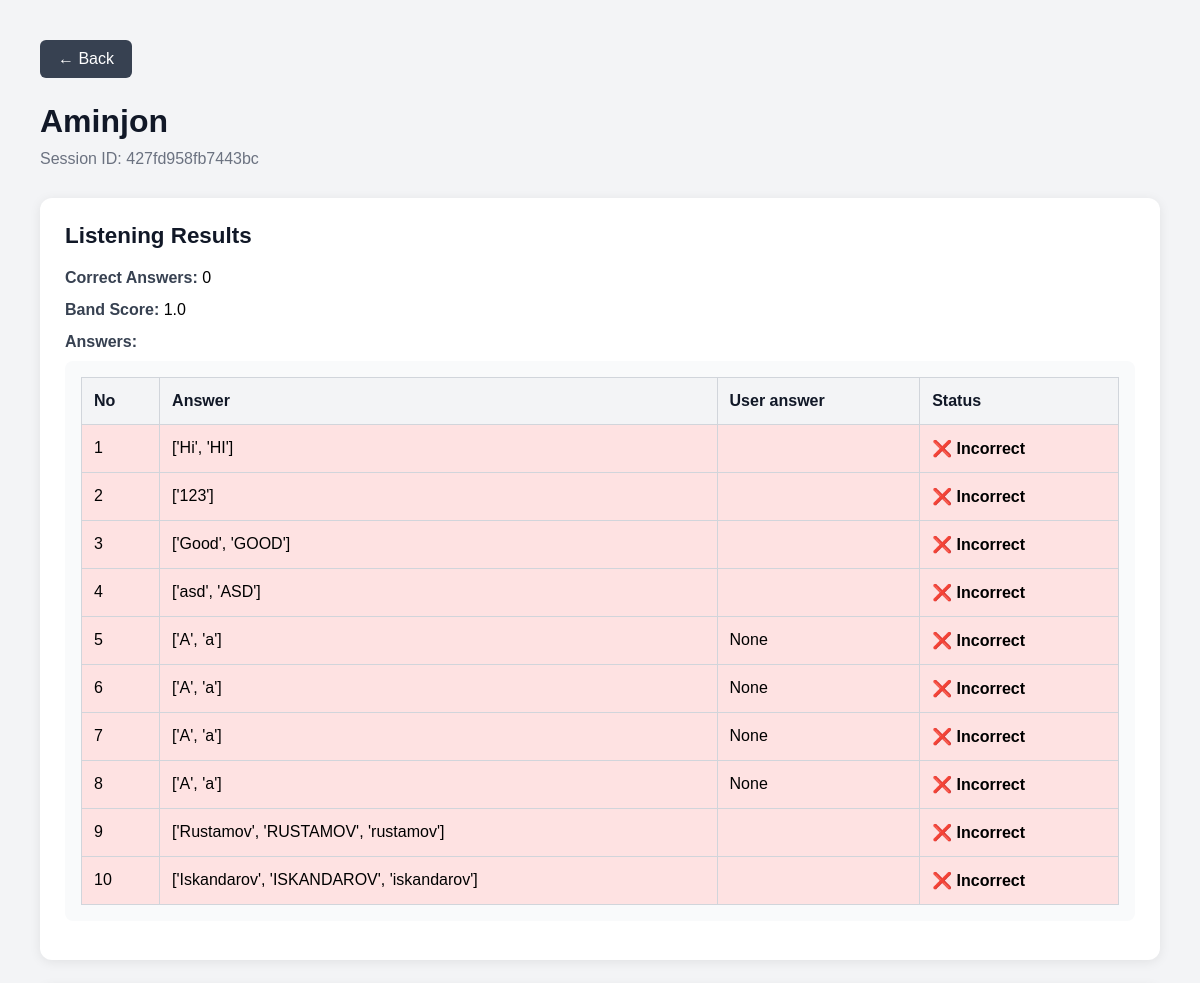
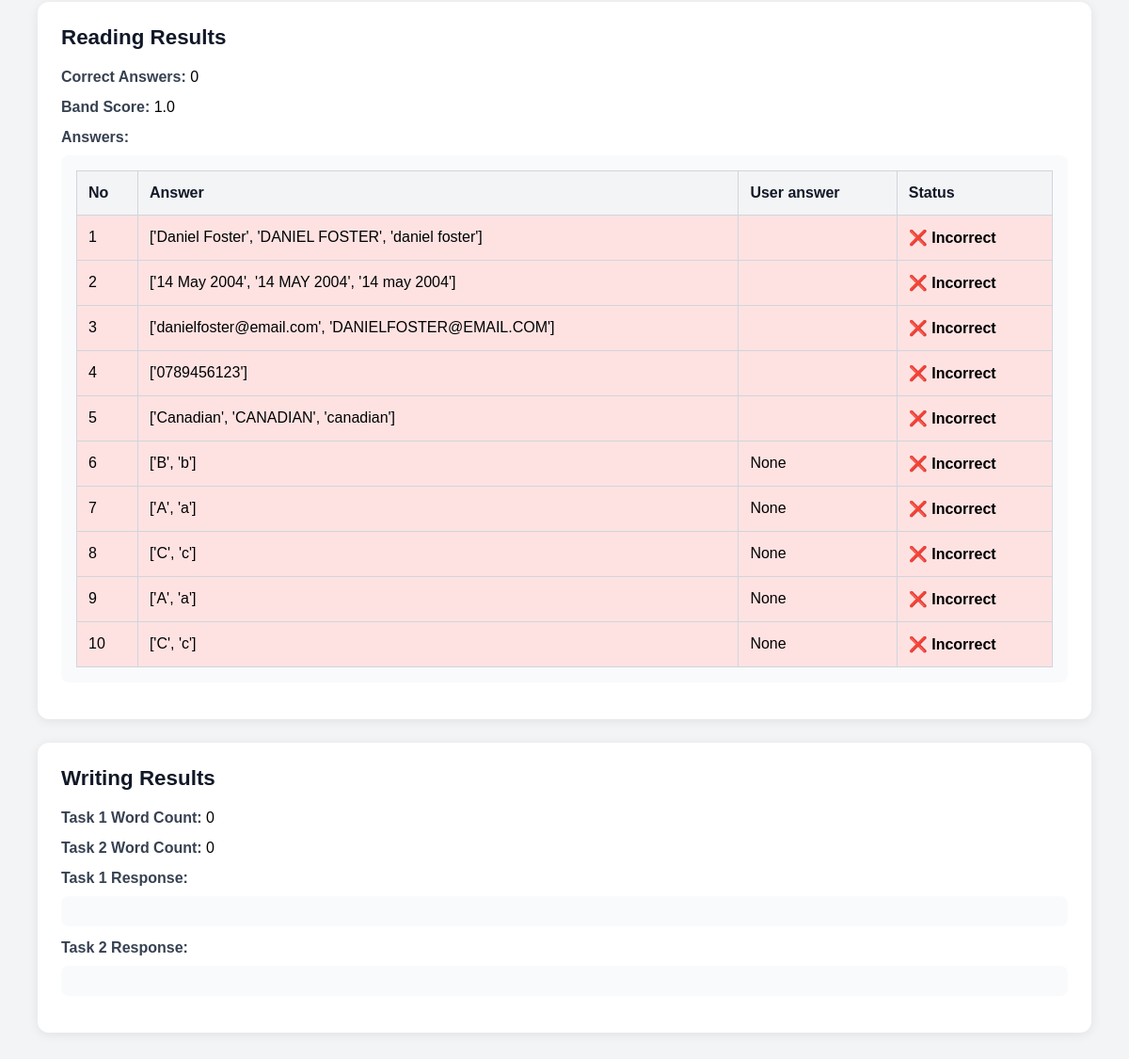
The page /results/student/427fd958fb7443bc/ on the database its author committed (2 pictures, top to bottom).
### core/models.py (models this page shows)
class ResultsTable(models.Model):
    exam_session = models.ForeignKey(           # ← new
        ExamSession,
        on_delete=models.SET_NULL,
        null=True, blank=True,
        related_name='results'
    )
    session_id = models.CharField(max_length=50, primary_key=True, unique=True)
    username = models.CharField(max_length=100)
    session_date = models.DateTimeField(auto_now_add=True)

class ListeningResults(models.Model):
    session = models.OneToOneField(
        'ResultsTable',
        on_delete=models.CASCADE,
        primary_key=True
        )
    test = models.ForeignKey(
        'ListeningTest',
        on_delete=models.SET_NULL,
        null=True,
        blank=True
        )
    listening_row_answers = models.JSONField()
    listening_correct_count = models.IntegerField()
    listening_mark = models.DecimalField(max_digits=2, decimal_places=1)

class ReadingResults(models.Model):
    session = models.OneToOneField('ResultsTable', on_delete=models.CASCADE, primary_key=True)
    test = models.ForeignKey('ReadingTest', on_delete=models.SET_NULL, null=True)
    reading_row_answers = models.JSONField()
    reading_correct_count = models.IntegerField()
    reading_mark = models.DecimalField(max_digits=2, decimal_places=1)

class WritingResults(models.Model):
    session = models.OneToOneField(
        'ResultsTable',
        on_delete=models.CASCADE,
        primary_key=True
        )
    test_id = models.CharField(max_length=50)
    task1_text = models.TextField()
    task2_text = models.TextField()
    task1_word_count = models.CharField()
    task2_word_count = models.CharField()

### core/views.py (the view)
# urls.py: path('results/student/<str:session_id>/', views.student_full_result, name='student_full_result'),
def student_full_result(request, session_id):
    result = get_object_or_404(
        ResultsTable,
        session_id=session_id
    )
    listening = ListeningResults.objects.filter(
        session=result
    ).first()
    try:
        listening_test = get_object_or_404(ListeningTest, id=int(listening.test_id))
        listening_answers = prepare(listening_test.answers)
    except:
        listening_answers = []
    reading = ReadingResults.objects.filter(
        session=result
    ).first()
    try:
        reading_test = get_object_or_404(ReadingTest, id=int(reading.test_id))
        reading_answers = prepare(reading_test.answers)
    except:
        reading_answers = []
    writing = WritingResults.objects.filter(
        session=result
    ).first()
    return render(request, 'core/student_full_result.html', {
        'result': result,
        'listening': listening,
        'listening_answers': listening_answers,
        'reading': reading,
        'reading_answers': reading_answers,
        'writing': writing,
    })

### core/templatetags/dict_extras.py (called while the page is built)
@register.filter
def get_item(dictionary, key):
    if isinstance(dictionary, dict):
        return dictionary.get(key)
    return None

### core/templates/core/student_full_result.html (shortened to what this page needs)
{% load dict_extras %}
<!DOCTYPE html>
<html lang="en">
<head>
</head>
<body>
    <div class="container">
        <a
            href="javascript:history.back()"
            class="back-btn"
        >
            ← Back
        </a>
        <h1 class="title">
            {{ result.username }}
        </h1>
        <p class="subtitle">
            Session ID: {{ result.session_id }}
        </p>
        <div class="card">
            <h2 class="section-title">
                Listening Results
            </h2>
            {% if listening %}
                <div class="info-row">
                    <span class="label">Correct Answers:</span>
                    {{ listening.listening_correct_count }}
                </div>
                <div class="info-row">
                    <span class="label">Band Score:</span>
                    {{ listening.listening_mark }}
                </div>
                <div class="info-row">
                    <span class="label">
                        Answers:
                    </span>
                    <div class="answers-box">
                        <table class="answers-table">
                            <thead>
                                <tr>
                                    <th>No</th>
                                    <th>Answer</th>
                                    <th>User answer</th>
                                    <th>Status</th>
                                </tr>
                            </thead>
                            <tbody>
                                {% for key, value in listening.listening_row_answers.items %}
                                    {% if key != "id" %}
                                        {% with correct_answers=listening_answers|get_item:key %}
                                            {% if value in correct_answers %}
                                                <tr class="correct">
                                            {% else %}
                                                <tr class="incorrect">
                                            {% endif %}
                                                <td>{{ forloop.counter|add:-1 }}</td>
                                                <td>{{ correct_answers }}</td>
                                                <td>{{ value }}</td>
                                                <td class="status">
                                                    {% if value in correct_answers %}
                                                        ✅ Correct
                                                    {% else %}
                                                        ❌ Incorrect
                                                    {% endif %}
                                                </td>
                                            </tr>
                                        {% endwith %}
                                    {% endif %}
                                {% endfor %}
                            </tbody>
                        </table>
                    </div>
                </div>
            {% else %}
                <p>No listening results found.</p>
            {% endif %}
        </div>
        <div class="card">
            <h2 class="section-title">
                Reading Results
            </h2>
            {% if reading %}
                <div class="info-row">
                    <span class="label">Correct Answers:</span>
                    {{ reading.reading_correct_count }}
                </div>
                <div class="info-row">
                    <span class="label">Band Score:</span>
                    {{ reading.reading_mark }}
                </div>
                <div class="info-row">
                    <span class="label">
                        Answers:
                    </span>
                    <div class="answers-box">
                        <table class="answers-table">
                            <thead>
                                <tr>
                                    <th>No</th>
                                    <th>Answer</th>
                                    <th>User answer</th>
                                    <th>Status</th>
                                </tr>
                            </thead>
                            <tbody>
                                {% for key, value in reading.reading_row_answers.items %}
                                    {% if key != "id" %}
                                        {% with correct_answers=reading_answers|get_item:key %}
                                            {% if value in correct_answers %}
                                                <tr class="correct">
                                            {% else %}
                                                <tr class="incorrect">
                                            {% endif %}
                                                <td>{{ forloop.counter|add:-1 }}</td>
                                                <td>{{ correct_answers }}</td>
                                                <td>{{ value }}</td>
                                                <td class="status">
                                                    {% if value in correct_answers %}
                                                        ✅ Correct
                                                    {% else %}
                                                        ❌ Incorrect
                                                    {% endif %}
                                                </td>
                                            </tr>
                                        {% endwith %}
                                    {% endif %}
                                {% endfor %}
                            </tbody>
                        </table>
                    </div>
                </div>
            {% else %}
                <p>No reading results found.</p>
            {% endif %}
        </div>
        <div class="card">
            <h2 class="section-title">
                Writing Results
            </h2>
            {% if writing %}
                <div class="info-row">
                    <span class="label">Task 1 Word Count:</span>
                    {{ writing.task1_word_count }}
                </div>
                <div class="info-row">
                    <span class="label">Task 2 Word Count:</span>
                    {{ writing.task2_word_count }}
                </div>
                <div class="info-row">
                    <span class="label">
                        Task 1 Response:
                    </span>
                    <div class="answers-box">
                    </div>
                </div>
                <div class="info-row">
                    <span class="label">
                        Task 2 Response:
                    </span>
                    <div class="answers-box">
                    </div>
                </div>
            {% else %}
                <p>No writing results found.</p>
            {% endif %}
        </div>
    </div>
</body>
</html>

### core/templates/core/student_full_result.html (style rules this page uses)
* { margin: 0; padding: 0; box-sizing: border-box; font-family: Arial, sans-serif; }
body { background: #f3f4f6; padding: 40px; }
.container { max-width: 1200px; margin: auto; }
.back-btn { display: inline-block; margin-bottom: 25px; background: #374151; color: white; text-decoration: none; padding: 10px 18px; border-radius: 6px; }
.title { font-size: 2rem; margin-bottom: 10px; color: #111827; }
.subtitle { color: #6b7280; margin-bottom: 30px; }
.card { background: white; border-radius: 12px; padding: 25px; margin-bottom: 25px; box-shadow: 0 2px 12px rgba(0,0,0,0.08); }
.section-title { font-size: 1.4rem; margin-bottom: 20px; color: #111827; }
.info-row { margin-bottom: 14px; }
.label { font-weight: bold; color: #374151; }
.answers-box { background: #f9fafb; padding: 16px; border-radius: 8px; overflow-x: auto; margin-top: 10px; }
.answers-table { width: 100%; border-collapse: collapse; }
.answers-table th, .answers-table td { border: 1px solid #d1d5db; padding: 14px 12px; text-align: left; vertical-align: top; }
.answers-table th { background: #f3f4f6; color: #111827; }
.answers-table tr.incorrect { background: #fee2e2; }
.answers-table td.status { font-weight: 700; white-space: nowrap; }

### rows shown on the page
ResultsTable: username "Aminjon", session_id "427fd958fb7443bc"
ListeningResults: listening_correct_count "0", listening_mark "1.0"
ReadingResults: reading_correct_count "0", reading_mark "1.0"
WritingResults: task1_word_count "0", task2_word_count "0"

### other values the page prints
{{ correct_answers }} "['Hi', 'HI']" "['123']" "['Good', 'GOOD']" "['asd', 'ASD']" "['A', 'a']" "['A', 'a']" "['A', 'a']" "['A', 'a']" "['Rustamov', 'RUSTAMOV', 'rustamov']" "['Iskandarov', 'ISKANDAROV', 'iskandarov']"
{{ value }} "None" "None" "None" "None"
{{ correct_answers }} "['Daniel Foster', 'DANIEL FOSTER', 'daniel foster']" "['14 May 2004', '14 MAY 2004', '14 may 2004']" "['danielfoster@email.com', 'DANIELFOSTER@EMAIL.COM']" "['0789456123']" "['Canadian', 'CANADIAN', 'canadian']" "['B', 'b']" "['A', 'a']" "['C', 'c']" "['A', 'a']" "['C', 'c']"
{{ value }} "None" "None" "None" "None" "None"
